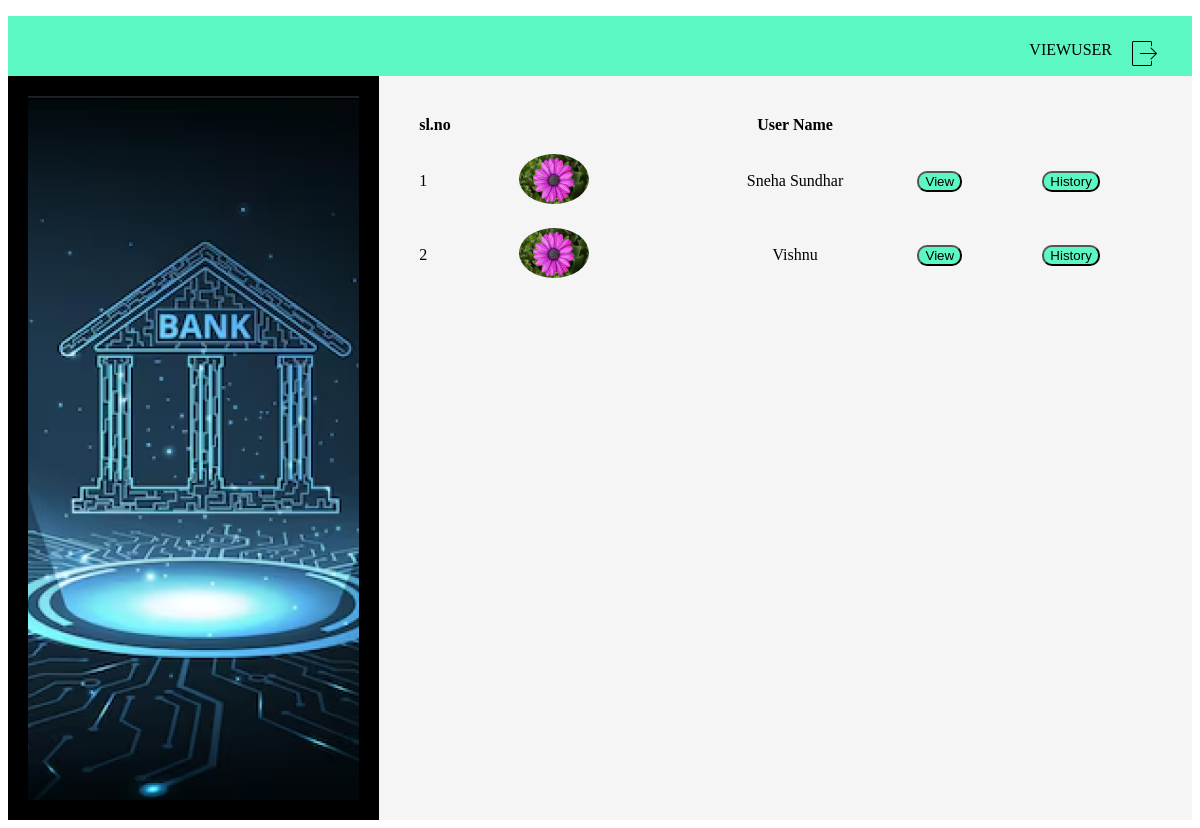
Page /viewuser on the committed database.
### app/models.py (models this page shows, shortened)
class User(models.Model):
    user_id=models.ForeignKey(CustomUser,on_delete=models.CASCADE)
    name=models.CharField(max_length=100)
    account_no=models.IntegerField()
    image=models.FileField(upload_to='media')
    address=models.CharField(max_length=100)
    email=models.CharField(max_length=100)
    age=models.IntegerField()
    phone=models.IntegerField()
    dob=models.DateField()
    adharcard=models.IntegerField()
    pancard=models.IntegerField()
    initial_amount=models.IntegerField()

### app/views.py (the view)
# urls.py: path('viewuser',views.bankviewuser,name='viewuser'),
def bankviewuser(request):
    user=User.objects.all()
    return render(request,'bankviewuser.html',{'user':user})

### templates/bankviewuser.html (shortened to what this page needs)
{% extends 'bankhome.html' %}
{% block content %}
{% load static %}
    <div class="containermain">
      <div class="sidebar" >
          <img src="{% static 'img/Rectangle 1.png' %}" alt="">
      </div>
      <div class="main2">
        <table style="width: 100%;margin: 10px;">
            <tr>
                <th>sl.no</th>
                <th></th>
                <th style="text-align: center;">User Name</th>
                <th></th>
                <th></th>
            </tr>
            {% for i in user %}
            <tr>
                <td>{{forloop.counter}}</td>
                <td><img style="border-radius: 50%;" src="{{i.image.url}}" alt=""height="50px" width="70px"></td>
                <td style="text-align: center;">{{i.name}}</td>
                <td><button><a href="{% url 'bankuser' id=i.id %}">View</a></button></td>
                <td><button><a href="{% url 'viewhistory' id=i.id %}">History</a></button></td>
            </tr>
            {% endfor %}
        </table>
      </div>
    </div>
    {% endblock %}

### templates/bankviewuser.html (style rules this page uses)
table,td,th { border-collapse: collapse; }
table { width: 100%; }
th { padding: 10px; text-align: left; }
td { padding: 10px; }
button { border-radius: 10px; background-color: rgb(91,248,196); }
a { text-decoration: none; color: black; }
.sidebar { background-color: black; display: flex; justify-content: center; align-items: center; width: 30%; padding: 20px; }
.sidebar img { width: 100%; height: auto; }
.main2 { width: 70%; padding: 20px; background-color: whitesmoke; }
.containermain { display: flex; }

### rows in the picture
User: image (picture), name "Sneha Sundhar"
User: image (picture), name "Vishnu"
